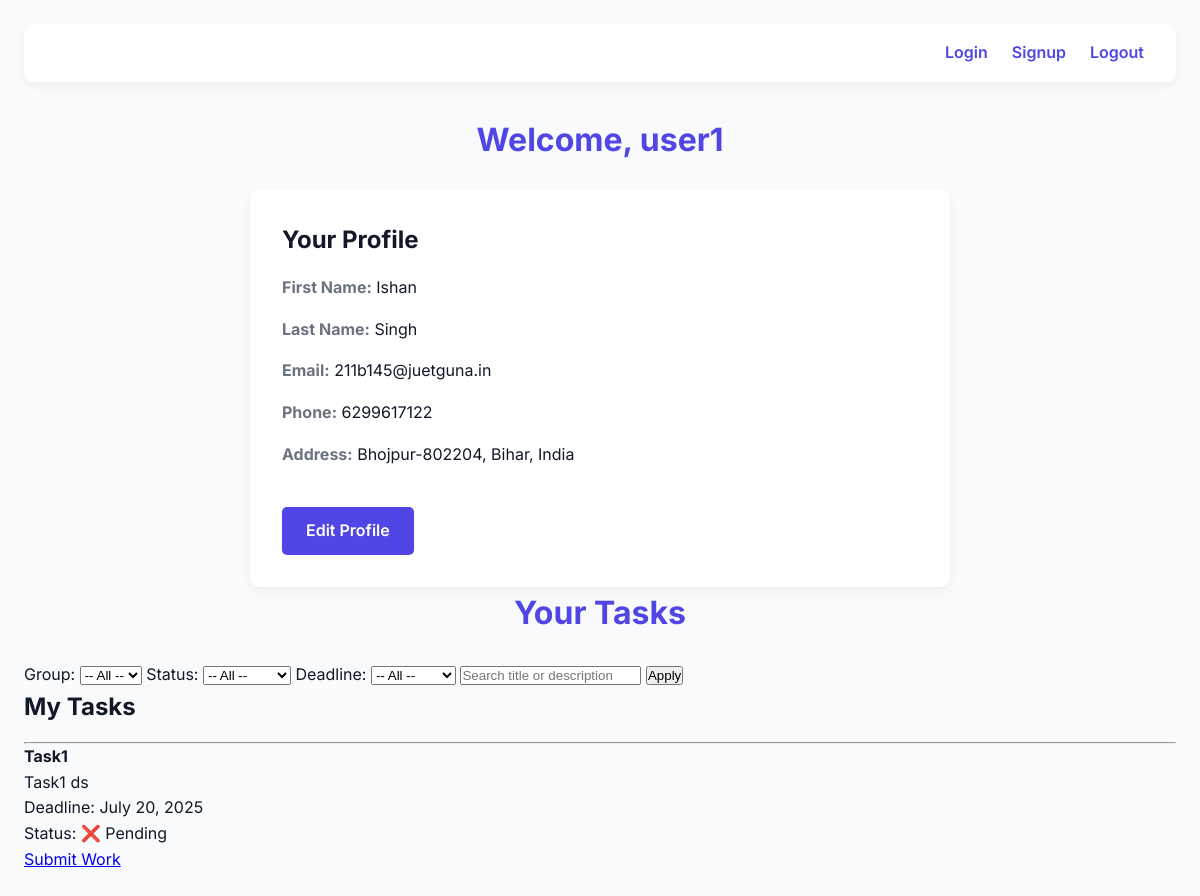
Page /dashboard/ (signed in) on the earlier database version.
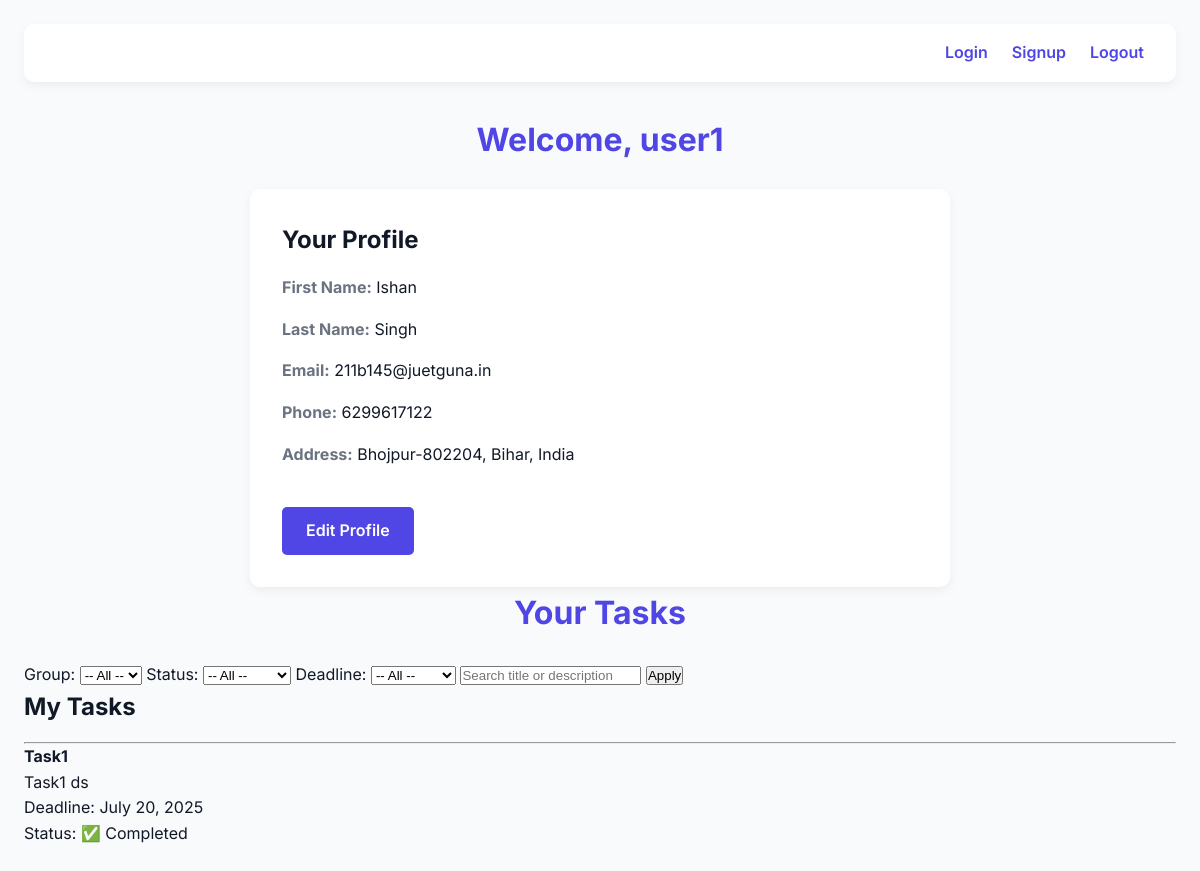
Same page on the later database version.
### app/models.py (models this page shows, shortened)
class Task(models.Model):
    group=models.ForeignKey(Group,on_delete=models.CASCADE)
    assigned_to=models.ForeignKey(User,on_delete=models.CASCADE)
    title=models.CharField(max_length=200)
    description=models.TextField()
    deadline=models.DateField()
    uploaded_file=models.FileField(upload_to='uploads/',blank=True,null=True)
    user_description=models.TextField(blank=True,null=True)
    is_completed=models.BooleanField(default=False)

### app/views.py (the view)
# urls.py: path('dashboard/',dashboard_view,name='dashboard'),
def dashboard_view(request):
    profile, created = Profile.objects.get_or_create(user=request.user)
    tasks=Task.objects.filter(assigned_to=request.user).select_related('group')
    group_id=request.GET.get('group')
    is_completed=request.GET.get('completed')
    due=request.GET.get('due')
    search=request.GET.get('search')
    if group_id:
        tasks=tasks.filter(group_id=group_id)
    if is_completed=='yes':
        tasks=tasks.filter(is_completed=True)
    elif is_completed=='no':
        tasks=tasks.filter(is_completed=False)
    if due=='today':
        today=timezone.now().date()
        tasks=tasks.filter(deadline=today)
    elif due=='this_week':
        today=timezone.now().date()
        week_end=today+timedelta(days=7)
        tasks=tasks.filter(deadline__range=[today,week_end])
    groups=Group.objects.filter(members=request.user)
    return render(request,'dashboard.html',{ 'profile_detail':profile,'tasks':tasks,'filter_values':{
        'group':group_id,
        'completed':is_completed,
         'due':due,
            'search':search   }})

### app/templates/dashboard.html (shortened to what this page needs)
{% load static %}
<!DOCTYPE html>
<html lang="en">
<head>
    <link rel="stylesheet" href="{% static 'style1.css' %}">
</head>
<body>
    <nav>
        <a href="/login/">Login</a>
        <a href="/signup/">Signup</a>
        <a href="/logout/">Logout</a>
    </nav>
    <h2>Welcome, {{ request.user.username }}</h2>
    <div class="profile-container">
        <h3>Your Profile</h3>
        <ul>
            <li><strong>First Name:</strong> {{ profile_detail.firstname }}</li>
            <li><strong>Last Name:</strong> {{ profile_detail.lastname }}</li>
            <li><strong>Email:</strong> {{ profile_detail.email }}</li>
            <li><strong>Phone:</strong> {{ profile_detail.phone }}</li>
            <li><strong>Address:</strong> {{ profile_detail.address }}</li>
            <a href="{% url 'profile_edit' %}">Edit Profile</a>
        </ul>
    </div>
    <h2>Your Tasks</h2>
<form method="get">
    <label>Group:</label>
    <select name="group">
        <option value="">-- All --</option>
    </select>
    <label>Status:</label>
    <select name="completed">
        <option value="">-- All --</option>
    </select>
    <label>Deadline:</label>
    <select name="due">
        <option value="">-- All --</option>
    </select>
    <input type="text" name="search" placeholder="Search title or description"
           value="{{ filter_values.search|default_if_none:'' }}" />
    <button type="submit">Apply</button>
</form>
    <h3>My Tasks</h3>
    {% for task in tasks %}
        <hr>
        <strong>{{ task.title }}</strong><br>
        {{ task.description }}<br>
        Deadline: {{ task.deadline }}<br>
        Status: {% if task.is_completed %}✅ Completed{% else %}❌ Pending{% endif %}<br>
        {% if not task.is_completed %}
            <a href="/update-task/{{ task.id }}/">Submit Work</a>
        {% endif %}
    {% empty %}
        No tasks assigned.
    {% endfor %}
</body>
</html>

Differences in the rows shown:
changed Task "Task1": is_completed "❌ Pending Submit Work" → "✅ Completed"
